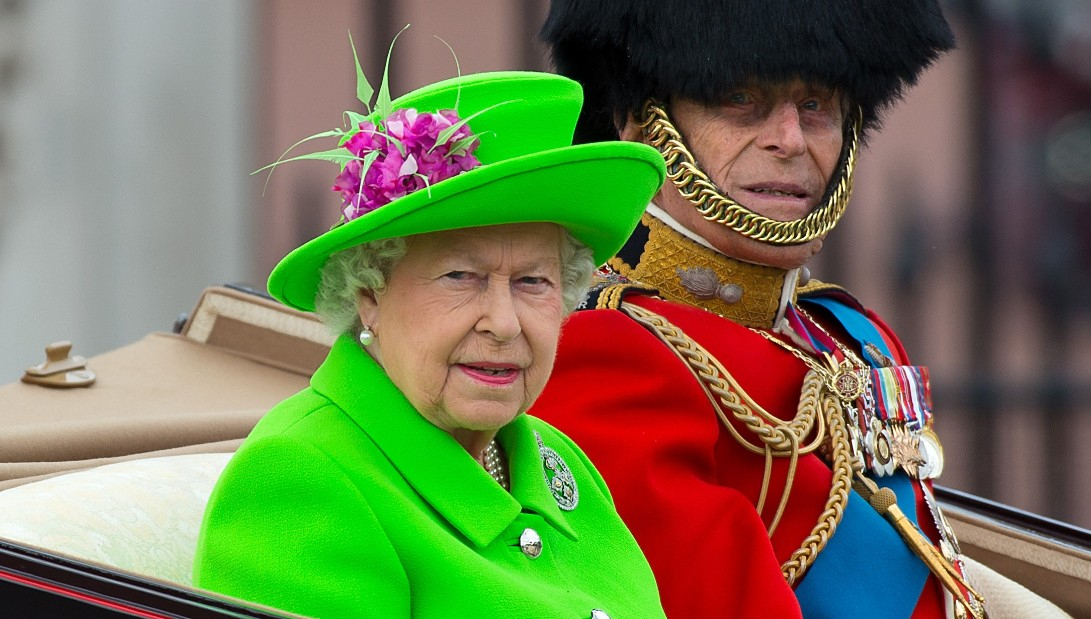
//> input picture filters/queen.jpg, 1091 x 619 px
$ ./queen   (built with g++ and OpenCV 4)
//> lines starting //> are read from the running program, lines starting //| are printed output that depends on the picture; after the words box and inside, x2 and y2 are one past the last pixel; in counts of white or black regions, pixels touching at a corner belong together
#include <iostream>
#include "opencv2/imgproc.hpp"
#include "opencv2/imgcodecs.hpp"
#include "opencv2/highgui.hpp"

int b;
int g = 255;
int r = 127;
const int MAX_VALUE = 255;
const int ROWS = 619;
const int COLS = 1091;
cv::Scalar color;
cv::Mat inv_masked_original_img, background, mask, final_result;

void changeColor(int, void*);


int main(int argc, char** argv)
{
    cv::Mat original_img = cv::imread("../queen.jpg");
//> original_img is the input picture: 619 rows x 1091 cols, CV_8UC3; mean B, G, R 81.1, 120.2, 112.8
    if (original_img.empty())
    {
        std::cerr << "failed to open image" << std::endl;
        return EXIT_FAILURE;
    }

    cv::namedWindow("result", cv::WINDOW_AUTOSIZE);
    cv::createTrackbar("blue: ", "result", &b, MAX_VALUE, changeColor);
    cv::createTrackbar("green:", "result", &g, MAX_VALUE, changeColor);
    cv::createTrackbar("red:   ","result", &r, MAX_VALUE, changeColor);

    cv::Mat hsv_img;
    cv::cvtColor(original_img, hsv_img, cv::COLOR_BGR2HSV);
//> hsv_img: 619 rows x 1091 cols, CV_8UC3; mean H, S, V 56.6, 116.3, 149.1
    cv::inRange(hsv_img, cv::Scalar(46, 147, 20), cv::Scalar(62, 255, 255), mask);
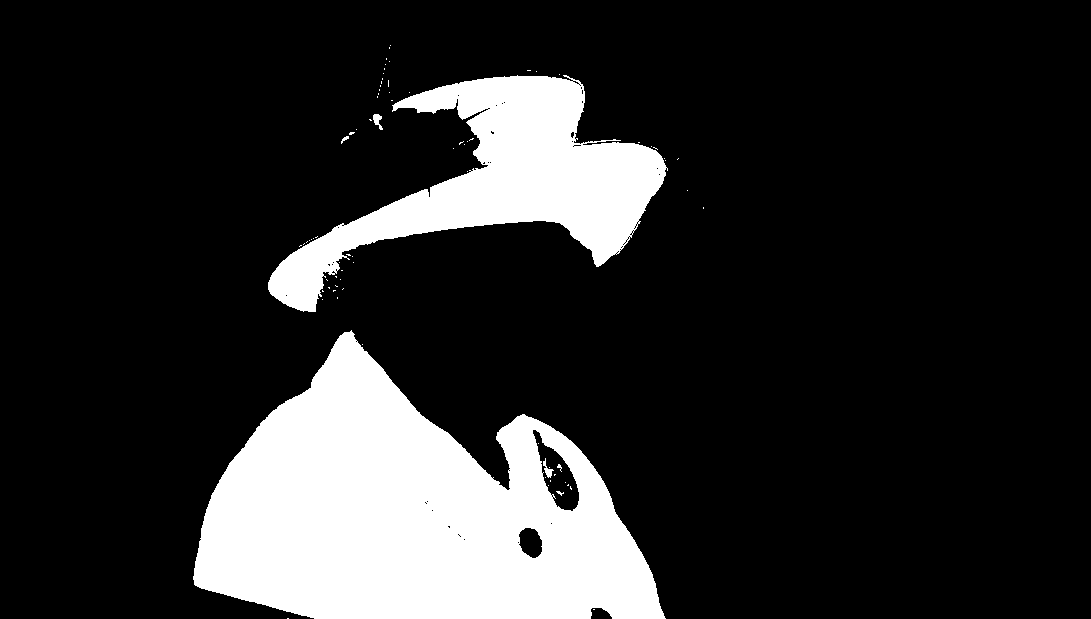
//> mask: 619 rows x 1091 cols, CV_8UC1; 17% white; 78 white regions (73 under 20 px), largest, box (x1, y1, x2, y2) and area: (193, 330, 666, 619) 80951, (268, 75, 668, 312) 33717, (373, 114, 383, 130) 86, (543, 458, 554, 478) 80, (341, 136, 349, 144) 27
    cv::Mat inverse_mask = MAX_VALUE - mask;
    cv::bitwise_and(original_img, original_img, inv_masked_original_img, inverse_mask);
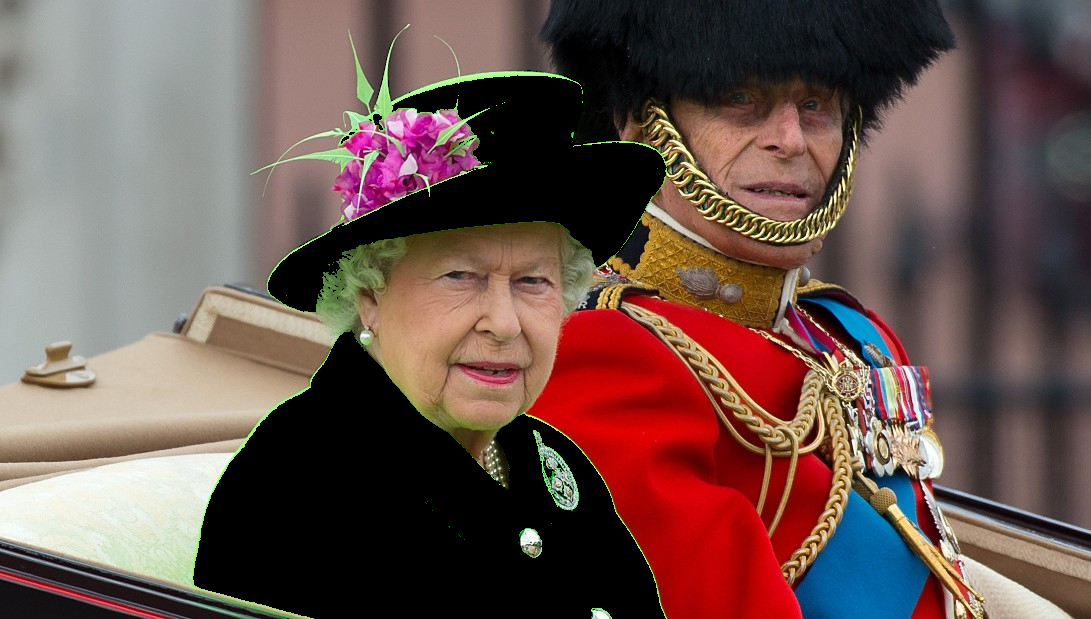
//> inv_masked_original_img: 619 rows x 1091 cols, CV_8UC3; mean B, G, R 78.9, 84.7, 108
    background = cv::Mat(ROWS, COLS, CV_8UC3, color);
    cv::cvtColor(background, background, cv::COLOR_HSV2BGR);
    cv::bitwise_xor(inv_masked_original_img, background, final_result);

    cv::imshow("result", final_result);
    cv::waitKey(0);

    return 0;
}

void changeColor(int, void*)
{
    color = cv::Scalar(b, g, r, 1);
    background = cv::Mat(619, 1091, CV_8UC3, color);
    cv::cvtColor(background, background, cv::COLOR_HSV2BGR);
    cv::bitwise_xor(inv_masked_original_img, background, final_result, mask);
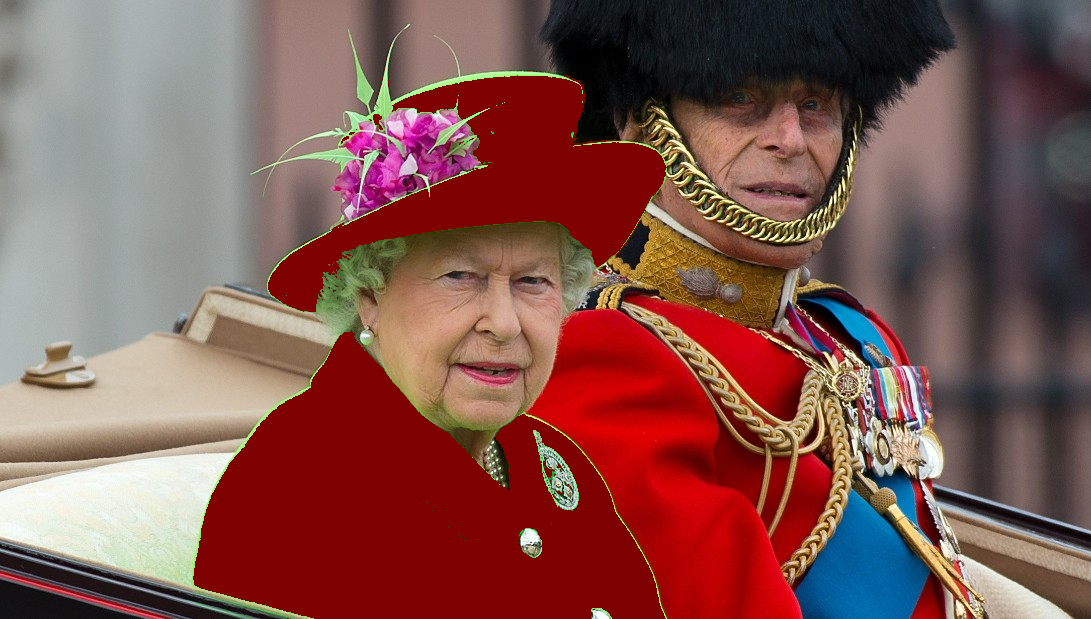
//> final_result: 619 rows x 1091 cols, CV_8UC3; 17.04% of pixels changed, all inside (x1, y1, x2, y2) = (193, 45, 704, 619)
    cv::imshow("result", final_result);
}
